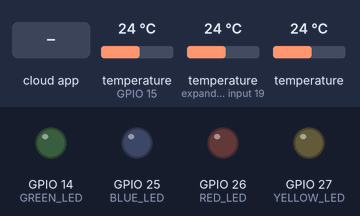
Bench run of a program on a simulated ESP32. On the bench: output pins drawn as LEDs (lit = HIGH). The inputs (shaded band) are chosen by the test bench; at power-on: temperature (sensors on GPIO 15, expander input 19) 24 °C, temperature 24 °C.

Above: at 2.7 s.
2.8 s: the phone or cloud app sets 4 to 1
At 5.2 s:
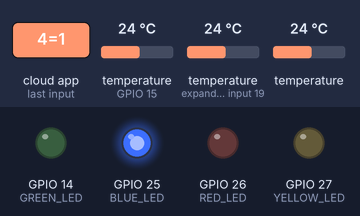
5.8 s: the phone or cloud app sets 5 to 1
At 7.2 s:
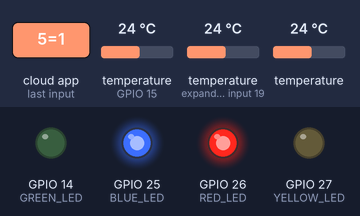
7.5 s: the phone or cloud app sets 6 to 1
At 8.4 s:
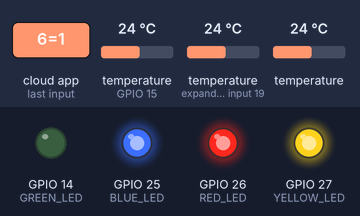
9.3 s: the phone or cloud app sets 7 to 1
At 10.5 s:
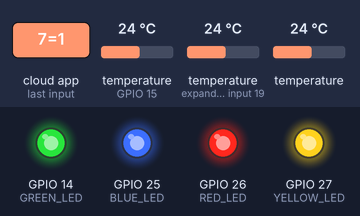
11.1 s: the phone or cloud app sets 4 to 0
At 12.6 s:
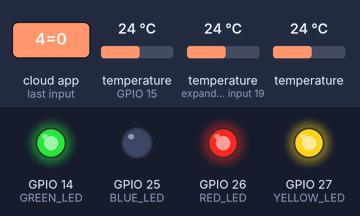
12.9 s: the phone or cloud app sets 5 to 0
At 13.7 s:
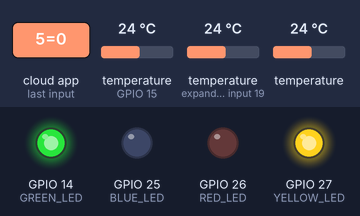
Timing chart, 0 to 15.7 s (numbered marks = the images above; inputs shaded):
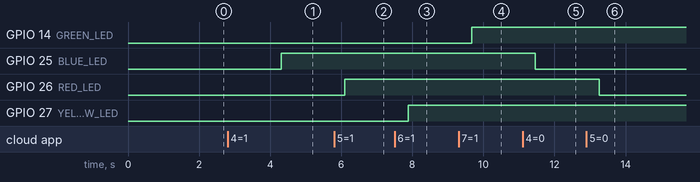

Measured:
- after the input at 2.8 s, GPIO 25 (BLUE_LED): LOW → HIGH after 1.5 s
- after the input at 5.8 s, GPIO 26 (RED_LED): LOW → HIGH after 0.30 s
- after the input at 7.5 s, GPIO 27 (YELLOW_LED): LOW → HIGH after 0.39 s
- after the input at 9.3 s, GPIO 14 (GREEN_LED): LOW → HIGH after 0.37 s
- after the input at 11.1 s, GPIO 25 (BLUE_LED): HIGH → LOW after 0.36 s
- after the input at 12.9 s, GPIO 26 (RED_LED): HIGH → LOW after 0.35 s

The program:

main.cpp
```cpp
// Include the libraries we need
#include <Arduino.h>

#include <OneWire.h>
#include <DallasTemperature.h>

#include <CayenneMQTTESP32.h>

//////////////////////
// Built-in sensors	//
//////////////////////
#ifdef __cplusplus
extern "C"
{
#endif
	uint8_t temprature_sens_read();
#ifdef __cplusplus
}
#endif
uint8_t temprature_sens_read();

float espTemperature = 0;
int espHallSensorValue = 0;
void readDataFromEsp()
{
	espTemperature = (temprature_sens_read() - 32) / 1.8;
	espHallSensorValue = hallRead();
}

////////////////
//    WiFi    //
////////////////
const char *WIFI_NAME = "Enter_your_WiFI_SSID_here";
const char *WIFI_PASSWORD = "Enter_your_WiFI_password_here";

//////////////////////
// DS18B20 sensors	//
//////////////////////
// Data wire is connected to GPIO15
#define ONE_WIRE_BUS 15
// Setup a oneWire instance to communicate with a OneWire device
OneWire oneWire(ONE_WIRE_BUS);
// Pass our oneWire reference to Dallas Temperature sensor
DallasTemperature sensors(&oneWire);

DeviceAddress sensor0 = {0x28, 0x76, 0x2C, 0x4C, 0x5, 0x0, 0x0, 0x2A};
DeviceAddress sensor1 = {0x28, 0xD9, 0xFF, 0x4C, 0x5, 0x0, 0x0, 0x42};
DeviceAddress sensor2 = {0x28, 0xC7, 0xA5, 0x4D, 0x5, 0x0, 0x0, 0xAD};
float valueOfSensor0 = 0;
float valueOfSensor1 = 0;
float valueOfSensor2 = 0;

////////////////
//    LEDs    //
////////////////
const int BLUE_LED = 25;
const int RED_LED = 26;
const int YELLOW_LED = 27;
const int GREEN_LED = 14;

String BLUE_BUTTON_STATE;
String RED_BUTTON_STATE;
String YELLOW_BUTTON_STATE;
String GREEN_BUTTON_STATE;

///////////////////
//    Cayenne    //
///////////////////
#define CAYENNE_DEBUG
#define CAYENNE_PRINT Serial

// Cayenne authentication info. This should be obtained from the Cayenne Dashboard.
char username[] = "Enter_Cayenne_username_here";
char password[] = "Enter_Cayenne_password_here";
char clientID[] = "Enter_Cayenne_client_ID_here";

unsigned long lastMillis = 0;

/////////////////
//    SETUP    //
/////////////////
void setup()
{
	Serial.begin(115200);

	// DS20B18 Sensors
	sensors.begin();

	// LEDs
	pinMode(BLUE_LED, OUTPUT);
	pinMode(RED_LED, OUTPUT);
	pinMode(YELLOW_LED, OUTPUT);
	pinMode(GREEN_LED, OUTPUT);

	// Connect to Cayenne
	Cayenne.begin(username, password, clientID, WIFI_NAME, WIFI_PASSWORD);
}

// DS18B20-Sensors
void getTemperatures()
{
	// Serial.print("Requesting temperatures...");
	sensors.requestTemperatures(); // Send the command to get temperatures
	// Serial.println("DONE");

	valueOfSensor0 = sensors.getTempC(sensor0);
	valueOfSensor1 = sensors.getTempC(sensor1);
	valueOfSensor2 = sensors.getTempC(sensor2);
}

/////////////////
//    LOOP     //
/////////////////
void loop()
{
	Cayenne.loop();
	getTemperatures();
	readDataFromEsp();

	if (millis() - lastMillis > 5000)
	{
		lastMillis = millis();

		Cayenne.virtualWrite(0, valueOfSensor0, "digital_sensor", "d");
		Cayenne.virtualWrite(1, valueOfSensor1, "digital_sensor", "d");
		Cayenne.virtualWrite(2, valueOfSensor2, "digital_sensor", "d");
		Cayenne.virtualWrite(3, espTemperature, "digital_sensor", "d");
	}
}

// Default function for sending sensor data at intervals to Cayenne.
// You can also use functions for specific channels, e.g CAYENNE_OUT(1) for sending channel 1 data.
CAYENNE_OUT_DEFAULT()
{
	// Write data to Cayenne here. This example just sends the current uptime in milliseconds on virtual channel 0.
	//   Cayenne.virtualWrite(0, millis());
	// Some examples of other functions you can use to send data.
	//Cayenne.celsiusWrite(1, 22.0);
	//Cayenne.luxWrite(2, 700);
	//Cayenne.virtualWrite(3, 50, TYPE_PROXIMITY, UNIT_CENTIMETER);
}

// Default function for processing actuator commands from the Cayenne Dashboard.
// You can also use functions for specific channels, e.g CAYENNE_IN(1) for channel 1 commands.
CAYENNE_IN_DEFAULT()
{
	CAYENNE_LOG("Channel %u, value %s", request.channel, getValue.asString());
	//Process message here. If there is an error set an error message using getValue.setError(), e.g getValue.setError("Error message");
}
CAYENNE_IN(4)
{
	CAYENNE_LOG("Channel %u, value %s", request.channel, getValue.asString());
	BLUE_BUTTON_STATE = getValue.asString();
	if (BLUE_BUTTON_STATE == "1")
	{
		digitalWrite(BLUE_LED, HIGH);
	}
	else
	{
		digitalWrite(BLUE_LED, LOW);
	}
	//Process message here. If there is an error set an error message using getValue.setError(), e.g getValue.setError("Error message");
}
CAYENNE_IN(5)
{
	CAYENNE_LOG("Channel %u, value %s", request.channel, getValue.asString());
	RED_BUTTON_STATE = getValue.asString();
	if (RED_BUTTON_STATE == "1")
	{
		digitalWrite(RED_LED, HIGH);
	}
	else
	{
		digitalWrite(RED_LED, LOW);
	}
	//Process message here. If there is an error set an error message using getValue.setError(), e.g getValue.setError("Error message");
}
CAYENNE_IN(6)
{
	CAYENNE_LOG("Channel %u, value %s", request.channel, getValue.asString());
	YELLOW_BUTTON_STATE = getValue.asString();
	if (YELLOW_BUTTON_STATE == "1")
	{
		digitalWrite(YELLOW_LED, HIGH);
	}
	else
	{
		digitalWrite(YELLOW_LED, LOW);
	}
	//Process message here. If there is an error set an error message using getValue.setError(), e.g getValue.setError("Error message");
}
CAYENNE_IN(7)
{
	CAYENNE_LOG("Channel %u, value %s", request.channel, getValue.asString());
	GREEN_BUTTON_STATE = getValue.asString();
	if (GREEN_BUTTON_STATE == "1")
	{
		digitalWrite(GREEN_LED, HIGH);
	}
	else
	{
		digitalWrite(GREEN_LED, LOW);
	}
	//Process message here. If there is an error set an error message using getValue.setError(), e.g getValue.setError("Error message");
}
```
